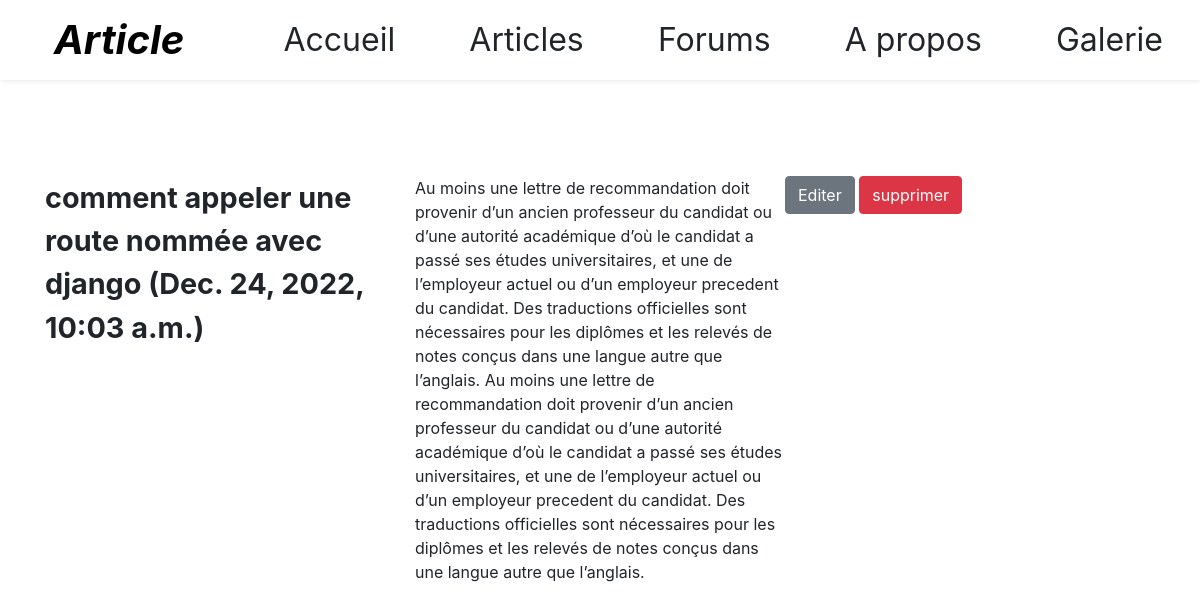
The app's page /article/2 with its own data.
### blog/models.py (models this page shows)
class Article(models.Model):
    title = models.CharField(max_length=100)
    content = models.TextField(null=True)
    date = models.DateTimeField(auto_now_add=True)

### blog/views.py (the view)
# urls.py: path('article/<int:id>', views.article),
def article(request, id):
    article = get_object_or_404(Article, id=id)
    return render(request, 'article.html', {'article': article})

### blog/templates/article.html (shortened to what this page needs)
{% extends 'layouts/base.html' %}
{% block 'content' %}
<div class="container marge-top-12">
    <div class="grid-3">
        <div class="title">{{article.title }} ({{article.date}})</div>
      <div class="max">
            {{article.content}}
      </div>
      <div>
        <button class="btn btn-secondary"> <a class="text-white" href="{% url 'article.edit' article.id %}">Editer </a> </button>
        <button class="btn btn-danger"> <a href="{% url 'article.delete' article.id %}" class="text-white">  supprimer </a></button>
      </div>
    </div>
</div>
{%endblock%}

### blog/static/assets/css/index.css (style rules this page uses)
.marge-top-12 { margin-top: 12vh; }
.grid-3 { display: grid; grid-template-columns: 1fr 1fr 1fr; grid-template-rows: 1fr 1fr; }
.title { font-size: 1.8rem; font-weight: bold; }

### records on screen
Article: title "comment appeler une route nommée avec django", date "Dec. 24, 2022, 10:03 a.m.", content "Au moins une lettre de recommandation doit provenir d’un ancien professeur du candidat ou d’une autorité académique d’où le candidat a passé ses études universitaires, et une de l’employeur actuel ou d’un employeur precedent du candidat. Des traductions officielles sont nécessaires pour les diplômes et les relevés de notes conçus dans une langue autre que l’anglais. Au moins une lettre de recommandation doit provenir d’un ancien professeur du candidat ou d’une autorité académique d’où le candidat a passé ses études universitaires, et une de l’employeur actuel ou d’un employeur precedent du candidat. Des traductions officielles sont nécessaires pour les diplômes et les relevés de notes…"
